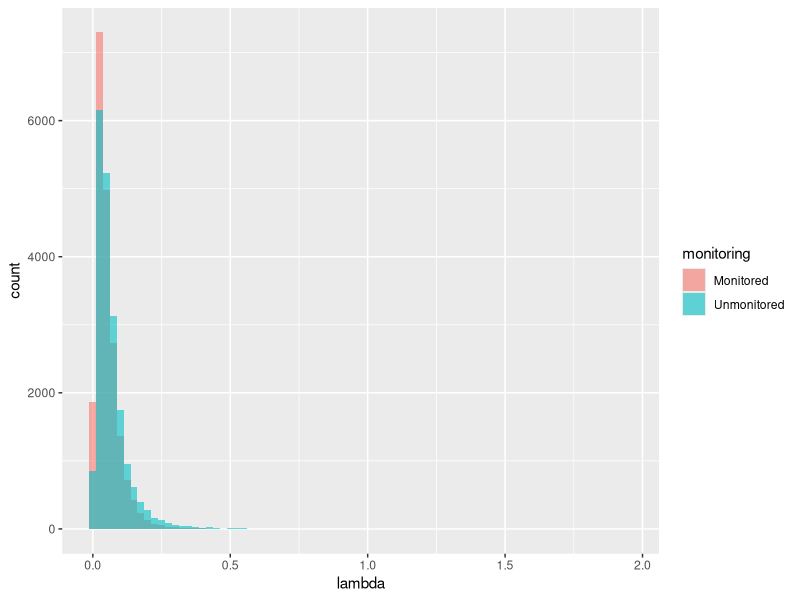
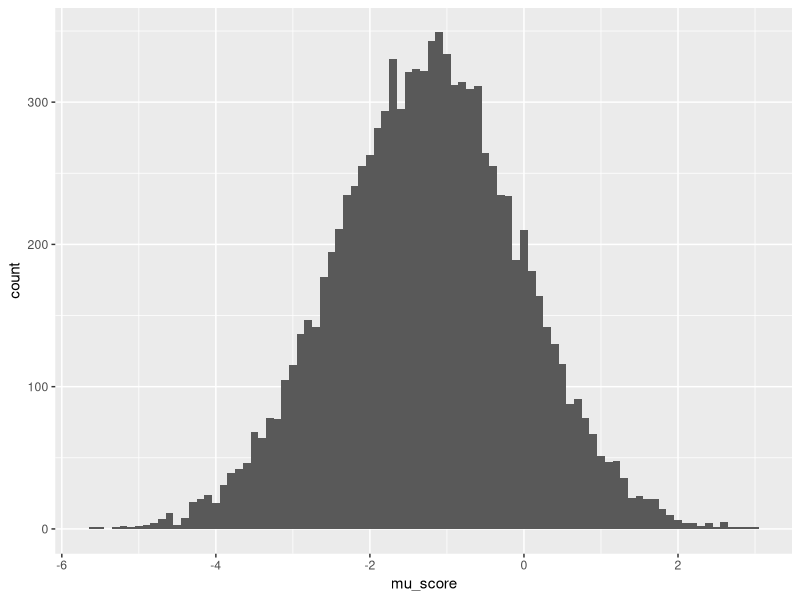
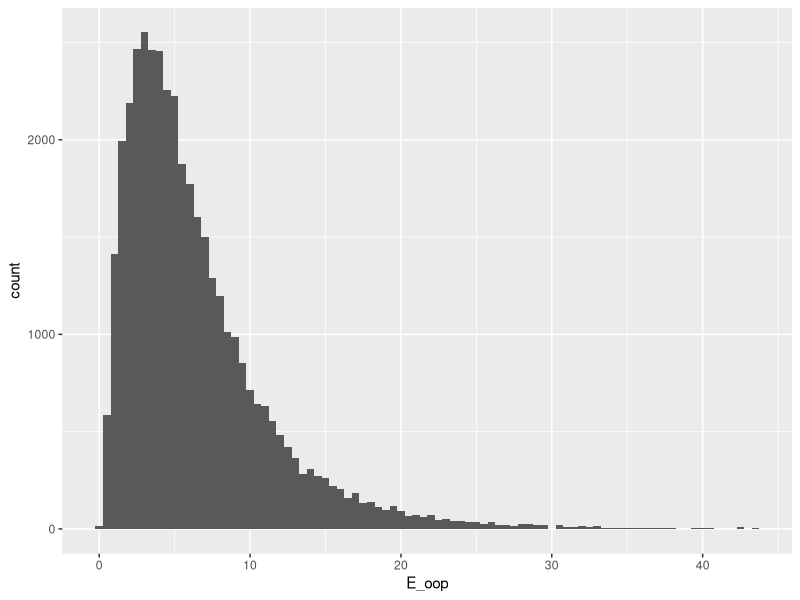
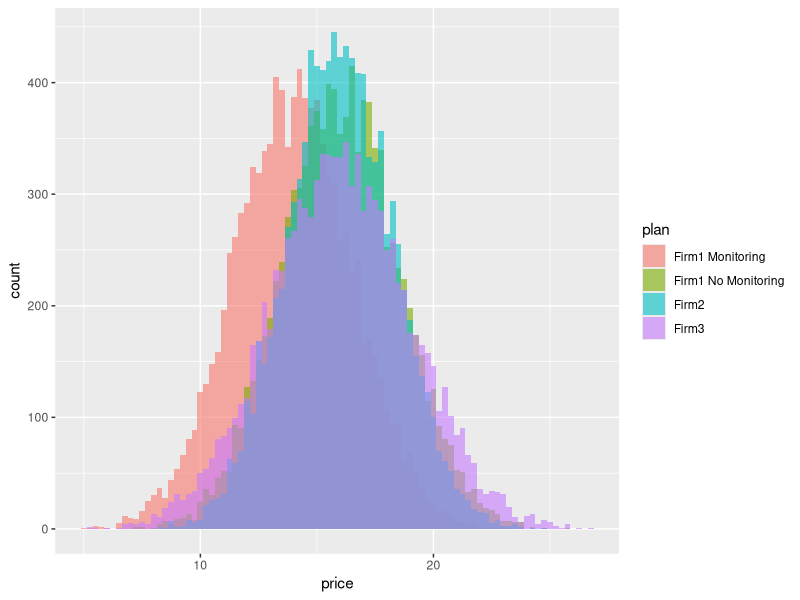

Reproduce these figures in R, in order.
## ---- chunk 1
knitr::opts_chunk$set(echo = TRUE, eval = TRUE, cache = FALSE)
library(bookdown)
library(magrittr)
library(tidyverse)
library(MASS)
## ---- chunk 2
rm(list = ls())

N <- 10^4
T <- 1
D <- 4

# set the seed
set.seed(1)

## True Parameters
sigma_lambda <- 0.1
theta_lambda <- c(-3, -0.5, 1, -1, 1, -0.5)

## Covariates
mu_x_t0 <- rep(0, 4)
mu_x_t1 <- rep(0, 4)
sigma_x <- diag(0.25, 4)

X_t0 <- mvrnorm(N, mu_x_t0, sigma_x)
X_t1 <- 0.5*X_t0 + 0.5*mvrnorm(N, mu_x_t1, sigma_x)

X <- X_t0 %>% 
  rbind(X_t0) %>% 
  rbind(X_t1) %>% 
  rbind(X_t1)

colnames(X) <- c(paste("x", 1:4, sep = "_"))

X_lambda <- expand.grid(i = 1:N, m = 0:1, t = 0:1) %>% 
  tibble::as_tibble() %>% 
  cbind(X)

## mu_lambda
mu_lambda <- X_lambda %>% 
  dplyr::mutate(mu_lambda = theta_lambda[1]
                + theta_lambda[2]*x_1 + theta_lambda[3]*x_2
                + theta_lambda[4]*x_3 + theta_lambda[5]*x_4
                + theta_lambda[6]*ifelse(m == 1 & t == 0, 1, 0))

## epsilon_lambda
epsilon_lambda <- expand.grid(i = 1:N) %>% 
  tibble::as_tibble() %>% 
  dplyr::mutate(epsilon_lambda = rnorm(N, 0, sigma_lambda))

## lambda
lambda <- mu_lambda %>% 
  dplyr::left_join(epsilon_lambda, by = c("i")) %>% 
  dplyr::mutate(lambda = exp(mu_lambda + epsilon_lambda))

## Visualize 
g_lambda <- lambda %>% 
  dplyr::mutate(monitoring = ifelse(m == 1, "Monitored", "Unmonitored")) %>% 
  ggplot(aes(x = lambda, fill = monitoring)) + 
  geom_histogram(position = "identity", alpha = 0.6, binwidth = 0.025)

plot(g_lambda)
## ---- chunk 3
## Generate expectations of score
theta_score <- c(-3, -0.5, 2, 1)
sigma_score <- 0.25

score <- lambda %>% 
  dplyr::filter(t == 0, m == 1) %>% 
  dplyr::mutate(mu_score = theta_score[1] + theta_score[2]*log(lambda)
                + theta_score[3]*x_1 + theta_score[4]*x_2,
                E_score = exp(mu_score + sigma_score^2 / 2)) %>% 
  dplyr::select(i, m, t, mu_score, E_score)

## Visualize Score
g_mu_score <- score %>% 
  ggplot(aes(x = mu_score)) + 
  geom_histogram(binwidth = 0.1)

plot(g_mu_score)
## ---- chunk 4
## Expectation of Out-of-Pocket
policy_limit <- 1000
l0 <- 500
a_l <- 2.5

oop <- lambda %>% 
  dplyr::mutate(prob_C1 = lambda * exp(-lambda),
                E_oop = prob_C1 * (l0^(a_l)/(a_l - 1))*policy_limit^(-a_l + 1)) %>% 
  dplyr::select(i, m, t, E_oop)

## Visualize OOP
g_oop <- oop %>% 
  ggplot(aes(x = E_oop)) + 
  geom_histogram(binwidth = 0.5)

plot(g_oop)

## ---- chunk 5

price_par_t0_d1 <- c(15, 3, 2, 3, -2)
price_par_t0_d2 <- c(15, 3, 2, 3, -2)
price_par_t0_d3 <- c(15, 2, 3, 2, -2)
price_par_t0_d4 <- c(15, 4, 4, 1, -2)

price_gen_d <- function(choice_t0, D, price_par_t0){
  output <- choice_t0 %>% 
    dplyr::filter(d == D) %>% 
    dplyr::mutate(price = 
                    price_par_t0[1] +
                    price_par_t0[2]*x_1 + 
                    price_par_t0[3]*x_2 + 
                    price_par_t0[4]*x_3 +
                    price_par_t0[5]*m +
                    rnorm(N, 1, 1)) %>% 
    dplyr::select(i, d, t, m, f, price)
}

## Generate Price
price_gen_t0 <- function(choice_t0,
                         price_par_t0_d1, price_par_t0_d2,
                         price_par_t0_d3, price_par_t0_d4){
  
  price <- price_gen_d(choice_t0, 1, price_par_t0_d1) %>% 
    rbind(price_gen_d(choice_t0, 2, price_par_t0_d2)) %>% 
    rbind(price_gen_d(choice_t0, 3, price_par_t0_d3)) %>% 
    rbind(price_gen_d(choice_t0, 4, price_par_t0_d4))
  
  output <- choice_t0 %>% 
    dplyr::left_join(price, by = c("i", "d", "t", "m", "f"))
  
  return(output) 
}

## Generate Prior Firm

prior_firm_t0 <- expand.grid(i = 1:N) %>% 
  tibble::as_tibble() %>% 
  dplyr::mutate(prior_firm = sample(1:4, size = N, replace = T, prob = c(0, 0.4, 0.35, 0.25)))

## Generate Renewal Price

alpha_m0 <- c(20, 5, 3)
alpha_m1 <- c(20, 5, 3, -0.5)
beta <- 30

## Generate Inertia

eta_f <- c(5, 1, 2, 2)
xi <- c(1, -2.5)

choice_t0 <- expand.grid(i = 1:N, d = 1:D, t = 0) %>% 
  tibble::as_tibble() %>% 
  dplyr::mutate(m = ifelse(d == 1, 1, 0),
                f = dplyr::case_when(
                  d <= 2 ~ 1,
                  d == 3 ~ 2,
                  d == 4 ~ 3)) %>% 
  dplyr::left_join(lambda, by = c("i", "m", "t")) %>% 
  dplyr::left_join(score, by = c("i", "m", "t")) %>% 
  dplyr::left_join(oop, by = c("i", "m", "t")) %>% 
  price_gen_t0(price_par_t0_d1, price_par_t0_d2, price_par_t0_d3, price_par_t0_d4) %>% 
  dplyr::left_join(prior_firm_t0, by = c("i")) %>% 
  dplyr::mutate(inertia = eta_f[1] + eta_f[2]*x_1 + eta_f[3]*x_2 + eta_f[4]*x_3,
                monitoring_disutility = xi[1] + xi[2]*log(lambda),
                demand_friction = ifelse(d == prior_firm, 0, inertia) + 
                  ifelse(d == 1, monitoring_disutility, 0)) %>% 
  dplyr::mutate(E_R_s = ifelse(m == 0, 
                           (alpha_m0[1] + alpha_m0[2]*x_1 + alpha_m0[3]*x_2) / beta,
                           (alpha_m1[1] + alpha_m1[2]*x_1 + alpha_m1[3]*x_2 + alpha_m1[4]*E_score) / beta),
                E_R_C = 0.95 * exp(-lambda) + 1.1 * (1 - exp(-lambda)),
                E_renewal_price = price * E_R_s * E_R_C) %>% 
  dplyr::mutate(h = - price - demand_friction - E_oop - E_renewal_price)

# draw idiosyncratic shocks
e_t0 <- evd::rgev(dim(choice_t0)[1])

choice_t0 <- cbind(choice_t0, e_t0) %>% 
  dplyr::mutate(u = h + e_t0) %>% 
  dplyr::group_by(i, t) %>% 
  dplyr::mutate(choice = ifelse(u == max(u), 1, 0)) %>% 
  dplyr::ungroup()

summary(choice_t0)

summarize_choice <- choice_t0 %>% 
  dplyr::group_by(d) %>% 
  dplyr::summarise(share = mean(choice))

summarize_choice
## ---- chunk 6

## Visualize Price in t = 0
g_price_t0 <- choice_t0 %>% 
  dplyr::mutate(plan = dplyr::case_when(d == 1 ~ "Firm1 Monitoring",
                                        d == 2 ~ "Firm1 No Monitoring",
                                        d == 3 ~ "Firm2",
                                        d == 4 ~ "Firm3")) %>% 
  ggplot(aes(x = price, fill = plan)) + 
  geom_histogram(position = "identity", alpha = 0.6, binwidth = 0.25)

plot(g_price_t0)

## ---- chunk 7
## Claims Count
cost_t0 <- choice_t0 %>% 
  dplyr::filter(choice == 1) %>% 
  dplyr::mutate(claims = rpois(N, lambda = lambda))

## Severity
# max_claims <- max(cost_t0$claims)
# 
# claims_mat <- matrix(rep(0, N * max_claims), nrow = N)
# severity <- matrix(l0*runif(N * max_claims)^(-1/a_l), nrow = N)
# 
# colnames(severity) <- paste("sev_", 1:max_claims, sep = "")
# 
# cost_t0 <- cbind(cost_t0, severity)

## Monitoring Score
cost_t0 <- cost_t0 %>% 
  dplyr::mutate(score = rlnorm(N, mu_score, sigma_score),
                score = ifelse(m == 1, score, 1),
                log_score = log(score)) %>% 
  dplyr::select(i, claims, matches("sev."), score, log_score)

summary(cost_t0)

## ---- chunk 8
renewal_price_t1 <- choice_t0 %>% 
  dplyr::filter(choice == 1)

renewal_price_t1 <- choice_t0 %>% 
  dplyr::filter(choice == 1) %>% 
  dplyr::left_join(cost_t0, by = c("i")) %>% 
  dplyr::mutate(gamma_alpha = ifelse(m == 0,
                                     alpha_m0[1] + alpha_m0[2]*x_1 + alpha_m0[3]*x_2,
                                     alpha_m1[1] + alpha_m1[2]*x_1 + alpha_m1[3]*x_2 + alpha_m1[4]*score)) %>% 
  dplyr::select(i, gamma_alpha)

## Prior Firm
prior_firm_t1 <- choice_t0 %>% 
  dplyr::filter(choice == 1) %>% 
  dplyr::mutate(prior_choice = d * choice,
                prior_firm = f * choice) %>% 
  dplyr::select(i, prior_choice, prior_firm)

### Prior Price
prior_price_t1 <- choice_t0 %>% 
  dplyr::left_join(prior_firm_t1, by = c("i")) %>% 
  dplyr::mutate(prior_price = price,
                flg = dplyr::case_when(prior_choice == 1 & d != 2 ~ 1,
                                       prior_choice > 1 & d != 1 ~ 1,
                                       TRUE ~ 0)) %>% 
  dplyr::filter(flg == 1) %>% 
  dplyr::select(i, f, prior_price) %>% 
  dplyr::arrange(i)

  
  
choice_t1 <- expand.grid(i = 1:N, d = 1:(D - 1), t = 1) %>% 
  tibble::as_tibble() %>% 
  dplyr::mutate(m = 0,
                f = d) %>% 
  dplyr::left_join(prior_firm_t1, by = c("i")) %>% 
  dplyr::left_join(prior_price_t1, by = c("i", "f")) %>% 
  dplyr::left_join(lambda, by = c("i", "m", "t")) %>% 
  dplyr::left_join(oop, by = c("i", "m", "t")) %>% 
  dplyr::left_join(renewal_price_t1, by = c("i")) %>% 
  dplyr::left_join(cost_t0, by = c("i")) %>% 
  dplyr::mutate(R_s = rgamma(N * (D - 1), gamma_alpha, beta),
                R_C = ifelse(claims == 0, 0.95, 1.1),
                price = prior_price * R_s * R_C) %>% 
  dplyr::mutate(inertia = eta_f[1] + eta_f[2]*x_1 + eta_f[3]*x_2 + eta_f[4]*x_3,
                demand_friction = ifelse(d == prior_firm, 0, inertia)) %>%   
  dplyr::mutate(E_R_s = ifelse(m == 0, 
                           (alpha_m0[1] + alpha_m0[2]*x_1 + alpha_m0[3]*x_2) / beta,
                           (alpha_m1[1] + alpha_m1[2]*x_1 + alpha_m1[3]*x_2 + alpha_m1[4]*E_score) / beta),
                E_R_C = 0.95 * exp(-lambda) + 1.1 * (1 - exp(-lambda)),
                E_renewal_price = price * E_R_s * E_R_C) %>% 
  dplyr::mutate(h = - price - demand_friction - E_oop - E_renewal_price) %>% 
  dplyr::arrange(i)

# draw idiosyncratic shocks
e_t1 <- evd::rgev(dim(choice_t1)[1])

choice_t1 <- cbind(choice_t1, e_t1) %>% 
  dplyr::mutate(u = h + e_t1) %>% 
  dplyr::group_by(i, t) %>% 
  dplyr::mutate(choice = ifelse(u == max(u), 1, 0)) %>% 
  dplyr::ungroup()

summary(choice_t1)

summarize_choice_t1 <- choice_t1 %>% 
  dplyr::group_by(d) %>% 
  dplyr::summarise(share = mean(choice))

summarize_choice_t1
## ---- chunk 9

choice_t0 <- choice_t0 %>% 
  dplyr::select(i, d, t, m, f, x_1, x_2, x_3, x_4, price, prior_firm, choice)
choice_t1 <- choice_t1 %>% 
  dplyr::select(i, d, t, m, f, x_1, x_2, x_3, x_4, price, prior_firm, choice)

choice_data <- rbind(choice_t0, choice_t1) %>% 
  dplyr::arrange(t, i, d)
